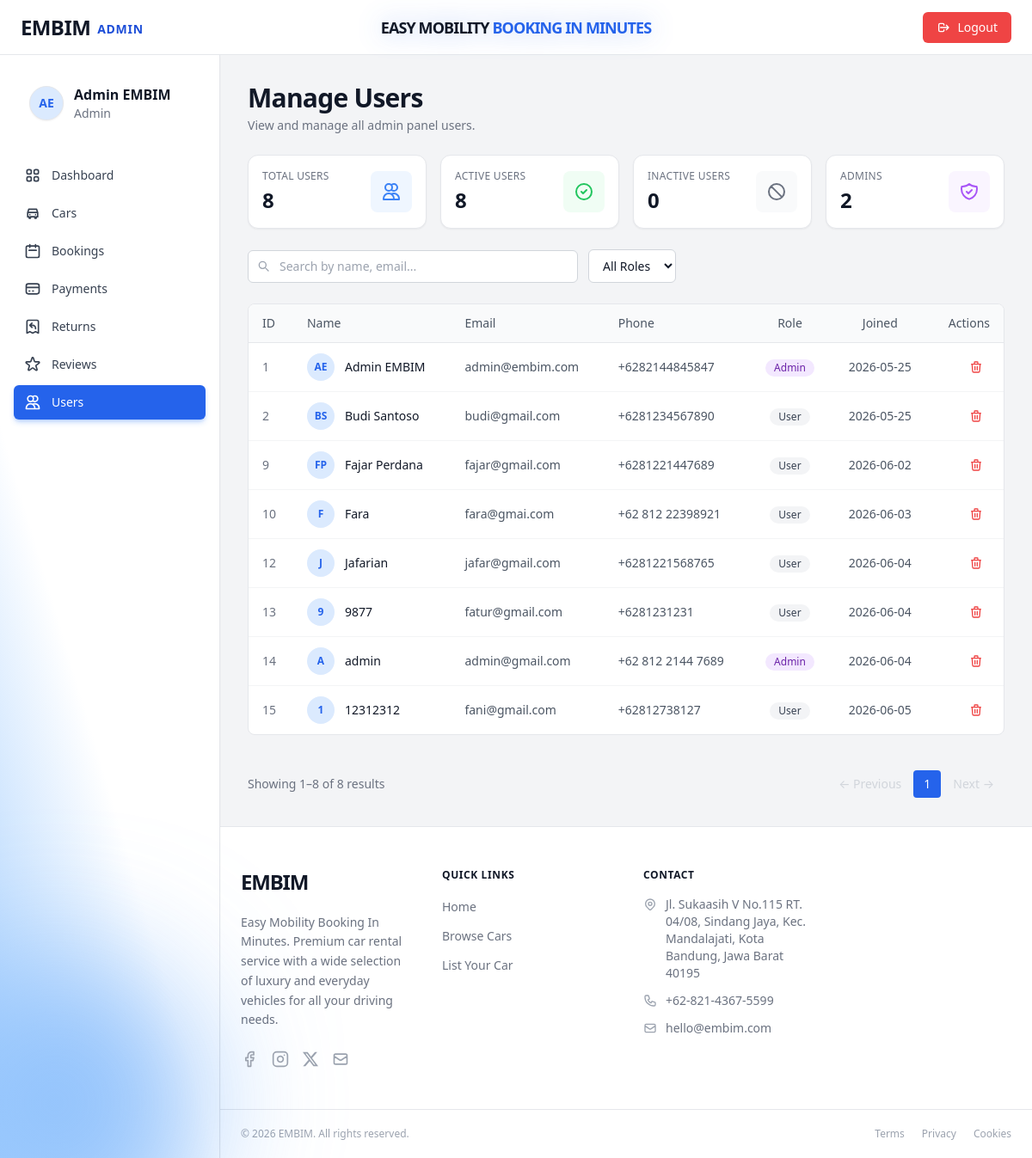
Screenshot of /admin/index.php?page=manage_users (signed in) with the database file from the repository.
### tables this page shows
CREATE TABLE `users` (
  `id` int(11) NOT NULL,
  `full_name` varchar(100) NOT NULL,
  `email` varchar(150) NOT NULL,
  `password` varchar(255) NOT NULL COMMENT 'bcrypt hash',
  `phone` varchar(20) DEFAULT NULL,
  `address` text DEFAULT NULL,
  `role` enum('admin','user') NOT NULL DEFAULT 'user',
  `photo_profile` varchar(100) DEFAULT NULL,
  `photo_ktp` varchar(100) DEFAULT NULL,
  `photo_sim` varchar(100) DEFAULT NULL,
  `created_at` datetime NOT NULL DEFAULT current_timestamp(),
  `updated_at` datetime NOT NULL DEFAULT current_timestamp() ON UPDATE current_timestamp()
);

### admin/controllers/UserController.php (called while the page is built, shortened)
<?php
require_once __DIR__ . '/../models/UserModel.php';
class UserController {
    private UserModel $model;
    private int $perPage = 10;
    public function __construct() { $this->model = new UserModel(); }
    public function manageUsers(): void {
        $all    = $this->model->getUsers();
        $stats  = $this->model->getStats($all);
        $search = trim($_GET['search'] ?? '');
        $roleF  = trim($_GET['role'] ?? '');
        if ($search !== '' || $roleF !== '') {
            $all = array_values(array_filter($all, function($u) use ($search, $roleF) {
                $matchSearch = true;
                if ($search !== '') {
                    $matchSearch = stripos($u['full_name'], $search) !== false
                                || stripos($u['email'], $search) !== false;
                }
                $matchRole = true;
                if ($roleF !== '') {
                    $matchRole = ($u['role'] === $roleF);
                }
                return $matchSearch && $matchRole;
            }));
        } else {
            $all = array_values($all);
        }
        $total      = count($all);
        $totalPages = max(1, (int)ceil($total / $this->perPage));
        $currentPage = max(1, min($totalPages, (int)($_GET['p'] ?? 1)));
        $offset     = ($currentPage - 1) * $this->perPage;
        $users      = array_slice($all, $offset, $this->perPage);
        require_once __DIR__ . '/../views/manage_users.php';
    }
}

### admin/index.php (called while the page is built, shortened)
<?php
    require_once __DIR__ . '/config/database.php';
    require_once __DIR__ . '/controllers/UserController.php';
    $page = $_GET['page'] ?? 'dashboard';
    match ($page) {
        'add_car'               => (new DashboardController())->addCar(),
        'edit_car'              => (new DashboardController())->editCar(),
        'delete_car'            => (new DashboardController())->deleteCar(),
        'manage_cars'           => (new DashboardController())->manageCars(),
        'manage_bookings'       => (new AdminBookingController())->manageBookings(),
        'manage_payments'       => (new DashboardController())->managePayments(),
        'payment_detail'        => (new DashboardController())->paymentDetail(),
        'edit_payment'          => (new DashboardController())->editPayment(),
        'booking_detail'        => (new AdminBookingController())->bookingDetail(),
        'edit_booking'          => (new AdminBookingController())->editBooking(),
        'delete_booking'        => (new AdminBookingController())->deleteBooking(),
        'manage_users'          => (new UserController())->manageUsers(),
        'manage_returns'        => (new AdminReturnController())->manageReturns(),
        'add_return'            => (new AdminReturnController())->addReturn(),
        'return_detail'         => (new AdminReturnController())->returnDetail(),
        'edit_return'           => (new AdminReturnController())->editReturn(),
        'delete_return'         => (new AdminReturnController())->deleteReturn(),
        'manage_reviews'        => (new AdminReviewController())->manageReviews(),
        'edit_review'           => (new AdminReviewController())->editReview(),
        'delete_review'         => (new AdminReviewController())->deleteReview(),
        'edit_profile'          => (new ProfileController())->editProfile(),
        default                 => (new DashboardController())->dashboard(),
    };

### admin/config/database.php (called while the page is built, shortened)
<?php
function getPDO(): PDO {
    static $pdo = null;
    if ($pdo === null) {
        $dsn = sprintf('mysql:host=%s;dbname=%s;charset=%s', DB_HOST, DB_NAME, DB_CHARSET);
        $pdo = new PDO($dsn, DB_USER, DB_PASS, [
            PDO::ATTR_ERRMODE            => PDO::ERRMODE_EXCEPTION,
            PDO::ATTR_DEFAULT_FETCH_MODE => PDO::FETCH_ASSOC,
            PDO::ATTR_EMULATE_PREPARES   => false,
        ]);
    }
    return $pdo;
}

### admin/models/UserModel.php (called while the page is built, shortened)
<?php
require_once __DIR__ . '/../config/database.php';
class UserModel {
    public function getUsers(): array {
        return getPDO()->query("SELECT `id`, `full_name`, `email`, `phone`, `role`, `created_at`, `updated_at` FROM `users` ORDER BY `id` ASC")->fetchAll();
    }
    public function getStats(array $users): array {
        return [
            'total'    => count($users),
            'active'   => count($users),
            'inactive' => 0,
            'admins'   => count(array_filter($users, fn($u) => $u['role'] === 'admin')),
        ];
    }
}

### admin/views/manage_users.php (the view, shortened to what this page needs)
<?php require_once __DIR__ . '/partials/layout_top.php'; ?>
<div class="space-y-6">
  <div><h1 class="text-3xl font-bold tracking-tight text-gray-900">Manage Users</h1><p class="text-gray-500 text-sm mt-1">View and manage all admin panel users.</p></div>
  <div class="grid grid-cols-1 sm:grid-cols-2 lg:grid-cols-4 gap-4">
    <?php $ucards=[
      ['label'=>'Total Users',   'value'=>$stats['total'],   'bg'=>'bg-blue-50',   'color'=>'text-blue-500',   'hover'=>'hover:border-blue-300 hover:shadow-[0_0_20px_rgba(59,130,246,0.3)]', 'icon'=>'<path stroke-linecap="round" stroke-linejoin="round" d="M12 4.354a4 4 0 110 5.292M15 21H3v-1a6 6 0 0112 0v1zm0 0h6v-1a6 6 0 00-9-5.197M13 7a4 4 0 11-8 0 4 4 0 018 0z"/>'],
      ['label'=>'Active Users',  'value'=>$stats['active'],  'bg'=>'bg-green-50',  'color'=>'text-green-500',  'hover'=>'hover:border-green-300 hover:shadow-[0_0_20px_rgba(34,197,94,0.3)]', 'icon'=>'<path stroke-linecap="round" stroke-linejoin="round" d="M9 12l2 2 4-4m6 2a9 9 0 11-18 0 9 9 0 0118 0z"/>'],
      ['label'=>'Inactive Users','value'=>$stats['inactive'],'bg'=>'bg-gray-50',   'color'=>'text-gray-500',   'hover'=>'hover:border-gray-300 hover:shadow-[0_0_20px_rgba(156,163,175,0.3)]', 'icon'=>'<path stroke-linecap="round" stroke-linejoin="round" d="M18.364 18.364A9 9 0 005.636 5.636m12.728 12.728A9 9 0 015.636 5.636m12.728 12.728L5.636 5.636"/>'],
      ['label'=>'Admins',        'value'=>$stats['admins'],  'bg'=>'bg-purple-50', 'color'=>'text-purple-500', 'hover'=>'hover:border-purple-300 hover:shadow-[0_0_20px_rgba(168,85,247,0.3)]', 'icon'=>'<path stroke-linecap="round" stroke-linejoin="round" d="M9 12l2 2 4-4m5.618-4.016A11.955 11.955 0 0112 2.944a11.955 11.955 0 01-8.618 3.04A12.02 12.02 0 003 9c0 5.591 3.824 10.29 9 11.622 5.176-1.332 9-6.03 9-11.622 0-1.042-.133-2.052-.382-3.016z"/>'],
    ]; foreach($ucards as $uc): ?>
    <div class="bg-white rounded-xl border border-gray-200 p-4 flex items-center justify-between shadow-sm transition-all duration-300 hover:-translate-y-1 <?= $uc['hover'] ?>">
      <div>
        <p class="text-xs font-medium text-gray-500 uppercase tracking-wide"><?= $uc['label'] ?></p>
        <p class="text-2xl font-bold text-gray-900 mt-1"><?= $uc['value'] ?></p>
      </div>
      <div class="p-3 <?= $uc['bg'] ?> rounded-lg">
        <svg xmlns="http://www.w3.org/2000/svg" class="h-6 w-6 <?= $uc['color'] ?>" fill="none" viewBox="0 0 24 24" stroke="currentColor" stroke-width="2"><?= $uc['icon'] ?></svg>
      </div>
    </div>
    <?php endforeach; ?>
  </div>
  <form method="GET" action="" class="flex gap-3 items-center"><input type="hidden" name="page" value="manage_users" />
    <div class="relative w-full max-w-sm">
      <svg xmlns="http://www.w3.org/2000/svg" class="absolute left-2.5 top-2.5 h-4 w-4 text-gray-400" fill="none" viewBox="0 0 24 24" stroke="currentColor" stroke-width="2"><path stroke-linecap="round" stroke-linejoin="round" d="M21 21l-4.35-4.35M17 11A6 6 0 1 1 5 11a6 6 0 0 1 12 0z"/></svg>
      <input type="search" name="search" value="<?= htmlspecialchars($_GET['search']??'') ?>" placeholder="Search by name, email..." class="w-full border border-gray-300 rounded-md pl-9 pr-3 py-2 text-sm focus:outline-none focus:ring-2 focus:ring-blue-500 focus:border-blue-500" />
    </div>
    <select name="role" class="border border-gray-300 rounded-md px-3 py-2 text-sm focus:outline-none focus:ring-2 focus:ring-blue-500 focus:border-blue-500 bg-white" onchange="this.form.submit()">
      <option value="">All Roles</option>
    </select>
  </form>
  <div class="border border-gray-200 rounded-lg bg-white overflow-hidden">
    <table class="w-full text-sm"><thead class="bg-gray-50 border-b border-gray-200"><tr>
      <th class="text-left px-4 py-3 font-medium text-gray-600">ID</th>
      <th class="text-left px-4 py-3 font-medium text-gray-600">Name</th>
      <th class="text-left px-4 py-3 font-medium text-gray-600">Email</th>
      <th class="text-left px-4 py-3 font-medium text-gray-600">Phone</th>
      <th class="text-center px-4 py-3 font-medium text-gray-600">Role</th>
      <th class="text-center px-4 py-3 font-medium text-gray-600">Joined</th>
      <th class="text-right px-4 py-3 font-medium text-gray-600">Actions</th>
    </tr></thead><tbody class="divide-y divide-gray-100">
      <?php if(empty($users)): ?><tr><td colspan="7" class="text-center py-10 text-gray-400">No users found.</td></tr>
      <?php else: foreach($users as $u):
        $rb = $u['role'] === 'admin' ? 'bg-purple-100 text-purple-800' : 'bg-gray-100 text-gray-700';
        $initials = strtoupper(substr($u['full_name'],0,1).substr(strrchr($u['full_name'],' '),1,1));
      ?>
      <tr class="hover:bg-gray-50">
        <td class="px-4 py-3 text-gray-500"><?= $u['id'] ?></td>
        <td class="px-4 py-3"><div class="flex items-center gap-3"><div class="h-8 w-8 rounded-full bg-blue-100 flex items-center justify-center shrink-0"><span class="text-blue-600 text-xs font-semibold"><?= $initials ?></span></div><span class="font-medium text-gray-900"><?= htmlspecialchars($u['full_name']) ?></span></div></td>
        <td class="px-4 py-3 text-gray-600"><?= htmlspecialchars($u['email']) ?></td>
        <td class="px-4 py-3 text-gray-600"><?= htmlspecialchars($u['phone'] ?? '-') ?></td>
        <td class="px-4 py-3 text-center"><span class="inline-flex items-center px-2.5 py-0.5 rounded-full text-xs font-medium <?= $rb ?>"><?= ucfirst($u['role']) ?></span></td>
        <td class="px-4 py-3 text-gray-600 text-center"><?= date('Y-m-d', strtotime($u['created_at'])) ?></td>
        <td class="px-4 py-3">
          <div class="flex flex-row items-center justify-end gap-2">
            <button type="button" onclick="openDeleteModal(<?= $u['id'] ?>)" title="Delete User" class="inline-flex items-center justify-center h-8 w-8 rounded-md hover:bg-red-50 text-red-500"><svg xmlns="http://www.w3.org/2000/svg" class="h-4 w-4" fill="none" viewBox="0 0 24 24" stroke="currentColor" stroke-width="2"><path stroke-linecap="round" stroke-linejoin="round" d="M19 7l-.867 12.142A2 2 0 0116.138 21H7.862a2 2 0 01-1.995-1.858L5 7m5 4v6m4-6v6m1-10V4a1 1 0 00-1-1h-4a1 1 0 00-1 1v3M4 7h16"/></svg></button>
          </div>
        </td>
      </tr>
      <?php endforeach; endif; ?>
    </tbody></table>
  </div>
  <?php
    $totalPages  = (int)($totalPages  ?? 1);
    $currentPage = (int)($currentPage ?? 1);
    $total       = (int)($total       ?? 0);
  ?>
  <?php if($totalPages > 0): ?>
  <?php
    $baseUrl = '?page=manage_users' . (!empty($_GET['search']) ? '&search='.urlencode($_GET['search']) : '') . (!empty($_GET['role']) ? '&role='.urlencode($_GET['role']) : '');
    $currentPage = max(1, $currentPage);
    $from = min($total, ($currentPage - 1) * 10 + 1);
    $to   = min($total, $currentPage * 10);
  ?>
  <div class="flex items-center justify-between pt-4 border-t border-gray-100">
    <p class="text-sm text-gray-500">Showing <?= $from ?>–<?= $to ?> of <?= $total ?> results</p>
    <div class="flex items-center gap-0.5 text-sm">
      <?php if($currentPage > 1): ?>
        <a href="<?= $baseUrl ?>&p=<?= $currentPage-1 ?>" class="px-3 py-1.5 rounded text-gray-500 hover:text-blue-600 hover:bg-blue-50 transition-colors">← Previous</a>
      <?php else: ?>
        <span class="px-3 py-1.5 text-gray-300">← Previous</span>
      <?php endif; ?>
      <?php for($i=1;$i<=$totalPages;$i++): ?>
        <?php if($i==1||$i==$totalPages||abs($i-$currentPage)<=1): ?>
          <a href="<?= $baseUrl ?>&p=<?= $i ?>" class="px-3 py-1.5 rounded font-medium transition-colors <?= $i==$currentPage ? 'bg-blue-600 text-white' : 'text-gray-600 hover:text-blue-600 hover:bg-blue-50' ?>"><?= $i ?></a>
        <?php elseif($i==2&&$currentPage>3||$i==$totalPages-1&&$currentPage<$totalPages-2): ?>
          <span class="px-2 py-1.5 text-gray-400">…</span>
        <?php endif; ?>
      <?php endfor; ?>
      <?php if($currentPage < $totalPages): ?>
        <a href="<?= $baseUrl ?>&p=<?= $currentPage+1 ?>" class="px-3 py-1.5 rounded text-gray-500 hover:text-blue-600 hover:bg-blue-50 transition-colors">Next →</a>
      <?php else: ?>
        <span class="px-3 py-1.5 text-gray-300">Next →</span>
      <?php endif; ?>
    </div>
  </div>
  <?php endif; ?>
</div>
<?php require_once __DIR__ . '/partials/layout_bottom.php'; ?>

### admin/style/style.css (style rules this page uses)
:root { --color-primary: #2563eb; --color-primary-hover: #1d4ed8; --color-primary-light: #eff6ff; --color-primary-ring: rgba(37,99,235,.35); --color-danger: #ef4444; --color-danger-hover: #dc2626; --color-danger-light: #fef2f2; --color-success: #22c55e; --color-success-light: #f0fdf4; --color-warning-light: #fefce8; --color-purple-light: #faf5ff; --color-border: #e5e7eb; --color-border-soft: #f3f4f6; --color-bg: #f3f4f6; --color-bg-white: #ffffff; --color-text: #111827; --color-text-muted: #6b7280; --color-text-subtle: #9ca3af; --radius-sm: 4px; --radius-md: 8px; --radius-lg: 12px; --radius-xl: 16px; --radius-2xl: 24px; --shadow-sm: 0 1px 2px rgba(0,0,0,.06); --shadow-md: 0 4px 16px rgba(0,0,0,.10); --shadow-lg: 0 8px 32px rgba(0,0,0,.14); --transition: 150ms ease; --sidebar-w: 256px; --topbar-h: 64px; }
*, *::before, *::after { box-sizing: border-box; }
html { height: 100%; }
body { margin: 0; font-family: ui-sans-serif, system-ui, -apple-system, "Segoe UI", Roboto, "Helvetica Neue", Arial, sans-serif; background-color: var(--color-bg); color: var(--color-text); -webkit-font-smoothing: antialiased; -moz-osx-font-smoothing: grayscale; }
a { color: inherit; text-decoration: none; }
button, input, select, textarea { font-family: inherit; }

### rows the page displays
users: id "1", full_name "AE", full_name "Admin EMBIM", email "admin@embim.com", phone "+6282144845847", role "Admin", created_at "2026-05-25"
users: id "2", full_name "BS", full_name "Budi Santoso", email "budi@gmail.com", phone "+6281234567890", role "User", created_at "2026-05-25"
users: id "9", full_name "FP", full_name "Fajar Perdana", email "fajar@gmail.com", phone "+6281221447689", role "User", created_at "2026-06-02"
users: id "10", full_name "F", full_name "Fara", email "fara@gmai.com", phone "+62 812 22398921", role "User", created_at "2026-06-03"
users: id "12", full_name "J", full_name "Jafarian", email "jafar@gmail.com", phone "+6281221568765", role "User", created_at "2026-06-04"
users: id "13", full_name "9", full_name "9877", email "fatur@gmail.com", phone "+6281231231", role "User", created_at "2026-06-04"
users: id "14", full_name "A", full_name "admin", email "admin@gmail.com", phone "+62 812 2144 7689", role "Admin", created_at "2026-06-04"
users: id "15", full_name "1", full_name "12312312", email "fani@gmail.com", phone "+62812738127", role "User", created_at "2026-06-05"

### other values shown
$adminInitials "AE"
$adminName "Admin EMBIM"
$link['label'] "Dashboard"
$link['label'] "Cars"
$link['label'] "Bookings"
$link['label'] "Payments"
$link['label'] "Returns"
$link['label'] "Reviews"
$link['label'] "Users"
$uc['label'] "TOTAL USERS"
$uc['value'] "8"
$uc['label'] "ACTIVE USERS"
$uc['label'] "INACTIVE USERS"
$uc['value'] "0"
$uc['label'] "ADMINS"
